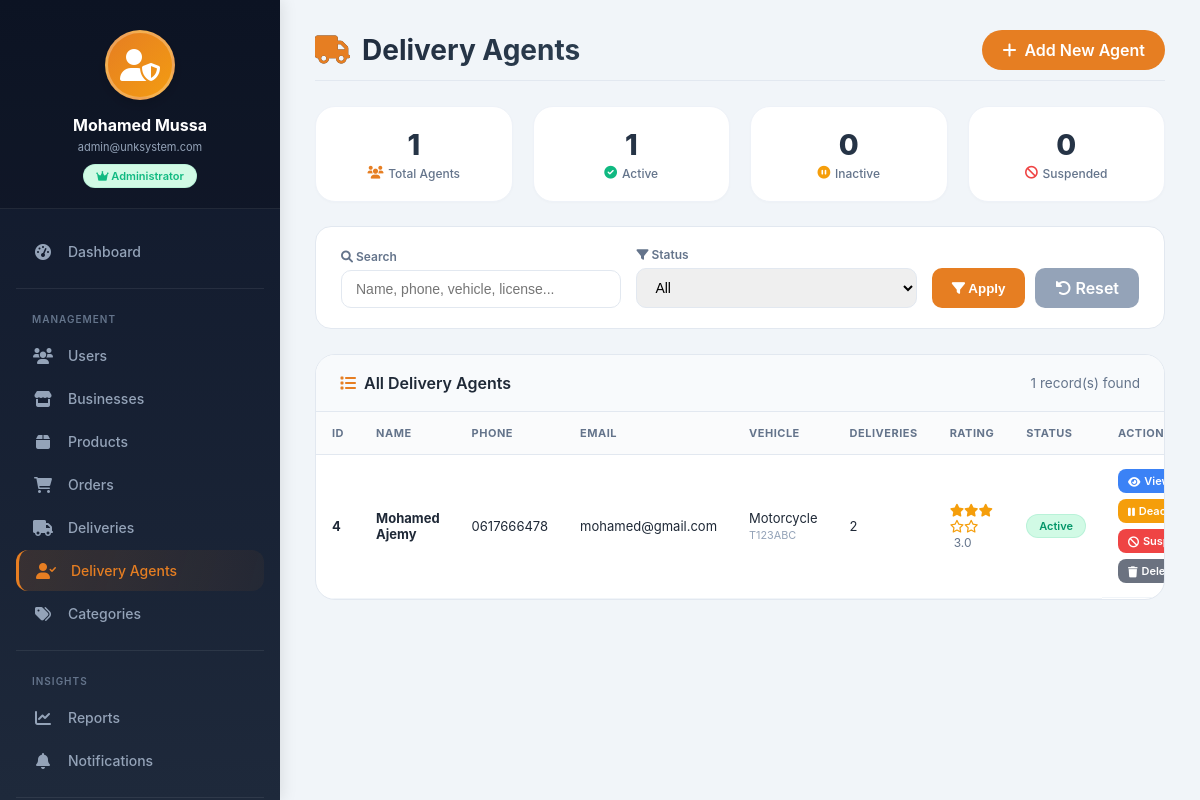
Page /admin/delivery_agent/agents.php (signed in) on the committed database.
### tables this page shows
CREATE TABLE `delivery_agents` (
  `agent_id` int(11) NOT NULL AUTO_INCREMENT,
  `user_id` int(11) NOT NULL,
  `first_name` varchar(100) DEFAULT NULL,
  `last_name` varchar(100) DEFAULT NULL,
  `vehicle_type` varchar(50) DEFAULT NULL,
  `vehicle_registration` varchar(50) DEFAULT NULL,
  `id_number` varchar(50) DEFAULT NULL,
  `license_number` varchar(50) DEFAULT NULL,
  `is_available` tinyint(1) DEFAULT 1,
  `current_latitude` decimal(10,8) DEFAULT NULL,
  `current_longitude` decimal(11,8) DEFAULT NULL,
  `created_at` timestamp NOT NULL DEFAULT current_timestamp(),
  `phone` varchar(20) DEFAULT NULL,
  `location` varchar(255) DEFAULT NULL,
  `status` enum('active','inactive','suspended') DEFAULT 'active',
  `vehicle_model` varchar(100) DEFAULT NULL,
  `vehicle_color` varchar(50) DEFAULT NULL,
  `insurance_expiry` date DEFAULT NULL,
  `profile_image` varchar(255) DEFAULT NULL,
  `avg_rating` decimal(3,2) DEFAULT 0.00,
  `total_ratings` int(11) DEFAULT 0,
  PRIMARY KEY (`agent_id`),
  UNIQUE KEY `uk_agents_user` (`user_id`),
  KEY `idx_agents_available` (`is_available`),
  KEY `idx_agents_status` (`status`),
  CONSTRAINT `fk_agents_user` FOREIGN KEY (`user_id`) REFERENCES `users` (`user_id`) ON DELETE CASCADE ON UPDATE CASCADE
);

CREATE TABLE `users` (
  `user_id` int(11) NOT NULL AUTO_INCREMENT,
  `full_name` varchar(100) NOT NULL,
  `email` varchar(100) NOT NULL,
  `password_hash` varchar(255) NOT NULL,
  `phone` varchar(20) NOT NULL,
  `role` enum('admin','business','customer','delivery') NOT NULL,
  `status` enum('active','inactive','suspended') DEFAULT 'active',
  `last_login` datetime DEFAULT NULL,
  `created_at` timestamp NOT NULL DEFAULT current_timestamp(),
  `updated_at` timestamp NOT NULL DEFAULT current_timestamp() ON UPDATE current_timestamp(),
  PRIMARY KEY (`user_id`),
  UNIQUE KEY `uk_users_email` (`email`),
  KEY `idx_users_role` (`role`),
  KEY `idx_users_status` (`status`),
  KEY `idx_users_email` (`email`),
  KEY `idx_users_phone` (`phone`),
  KEY `idx_users_role_status` (`role`,`status`)
);

### admin/delivery_agent/agents.php (the view, shortened to what this page needs)
<?php
require_once '../../config/database.php';
$search = isset($_GET['search']) ? trim($_GET['search']) : '';
$sql = "SELECT
            a.*,
            u.email,
            (SELECT COUNT(*) FROM deliveries WHERE agent_id = a.agent_id) as total_deliveries,
            (SELECT AVG(rating) FROM delivery_ratings WHERE agent_id = a.agent_id) as avg_rating,
            (SELECT COUNT(*) FROM delivery_ratings WHERE agent_id = a.agent_id) as total_ratings
        FROM delivery_agents a
        JOIN users u ON a.user_id = u.user_id
        WHERE 1=1";
$sql .= " ORDER BY a.created_at DESC";
$stmt = mysqli_prepare($conn, $sql);
mysqli_stmt_execute($stmt);
$agents_result = mysqli_stmt_get_result($stmt);
$agents = [];
while ($row = mysqli_fetch_assoc($agents_result)) {
    $row['avg_rating'] = $row['avg_rating'] ? round($row['avg_rating'], 1) : 0;
    $agents[] = $row;
}
$total_agents = count($agents);
$active_count = 0;
$inactive_count = 0;
$suspended_count = 0;
foreach ($agents as $a) {
    if ($a['status'] === 'active') $active_count++;
    elseif ($a['status'] === 'inactive') $inactive_count++;
    elseif ($a['status'] === 'suspended') $suspended_count++;
}
include '../includes/admin_sidebar.php';
?>
<!DOCTYPE html>
<html lang="en">
<head>
    <link rel="stylesheet" href="https://cdnjs.cloudflare.com/ajax/libs/font-awesome/6.0.0/css/all.min.css">
</head>
<body>
<div class="admin-content">
    <div class="page-header">
        <h1><i class="fas fa-truck"></i> Delivery Agents</h1>
        <a href="add.php" class="btn-add"><i class="fas fa-plus"></i> Add New Agent</a>
    </div>
    <div class="stats-grid">
        <div class="stat-card">
            <h3><?= $total_agents ?></h3>
            <p><i class="fas fa-users"></i> Total Agents</p>
        </div>
        <div class="stat-card">
            <h3><?= $active_count ?></h3>
            <p><i class="fas fa-check-circle" style="color: #10b981;"></i> Active</p>
        </div>
        <div class="stat-card">
            <h3><?= $inactive_count ?></h3>
            <p><i class="fas fa-pause-circle" style="color: #f59e0b;"></i> Inactive</p>
        </div>
        <div class="stat-card">
            <h3><?= $suspended_count ?></h3>
            <p><i class="fas fa-ban" style="color: #ef4444;"></i> Suspended</p>
        </div>
    </div>
    <div class="filters-bar">
        <form method="GET" style="display: flex; gap: 15px; flex-wrap: wrap; width: 100%; align-items: flex-end;">
            <div class="filter-group">
                <label><i class="fas fa-search"></i> Search</label>
                <input type="text" name="search" class="filter-input" placeholder="Name, phone, vehicle, license..." value="<?= htmlspecialchars($search) ?>">
            </div>
            <div class="filter-group">
                <label><i class="fas fa-filter"></i> Status</label>
                <select name="status" class="filter-input">
                    <option value="">All</option>
                </select>
            </div>
            <div class="filter-buttons" style="display: flex; gap: 10px;">
                <button type="submit" class="btn-filter"><i class="fas fa-filter"></i> Apply</button>
                <a href="agents.php" class="btn-reset"><i class="fas fa-undo-alt"></i> Reset</a>
            </div>
        </form>
    </div>
    <div class="table-card">
        <div class="table-header">
            <h3><i class="fas fa-list"></i> All Delivery Agents</h3>
            <span style="font-size: 0.85rem; color: #64748b;"><?= count($agents) ?> record(s) found</span>
        </div>
        <div class="table-container">
            <table class="data-table">
                <thead>
                    <tr>
                        <th>ID</th>
                        <th>Name</th>
                        <th>Phone</th>
                        <th>Email</th>
                        <th>Vehicle</th>
                        <th>Deliveries</th>
                        <th>Rating</th>
                        <th>Status</th>
                        <th>Actions</th>
                    </tr>
                </thead>
                <tbody>
                    <?php if (empty($agents)): ?>
                        <tr class="empty-row">
                            <td colspan="9">
                                <i class="fas fa-truck"></i>
                                No delivery agents found<br>
                                <span style="font-size: 0.8rem; color: #94a3b8;">Click "Add New Agent" to get started</span>
                            </td>
                        </tr>
                    <?php else: ?>
                        <?php foreach ($agents as $agent): ?>
                            <tr onclick="location.href='details.php?id=<?= $agent['agent_id'] ?>'">
                                <td><strong><?= $agent['agent_id'] ?></strong></td>
                                <td><strong><?= htmlspecialchars($agent['first_name'] . ' ' . $agent['last_name']) ?></strong></td>
                                <td><?= htmlspecialchars($agent['phone']) ?></td>
                                <td><?= htmlspecialchars($agent['email']) ?></td>
                                <td><?= htmlspecialchars($agent['vehicle_type']) ?><br><small style="color:#94a3b8;"><?= htmlspecialchars($agent['vehicle_registration']) ?></small></td>
                                <td><?= $agent['total_deliveries'] ?? 0 ?></td>
                                <td>
                                    <?php if ($agent['avg_rating'] > 0): ?>
                                        <span class="rating-stars">
                                            <?php
                                            $stars = round($agent['avg_rating']);
                                            for ($i=1; $i<=5; $i++):
                                                if ($i <= $stars):
                                                    echo '<i class="fas fa-star"></i>';
                                                else:
                                                    echo '<i class="far fa-star"></i>';
                                                endif;
                                            endfor;
                                            ?>
                                        </span>
                                        <span style="font-size:0.75rem; color:#64748b; margin-left:4px;"><?= number_format($agent['avg_rating'], 1) ?></span>
                                    <?php else: ?>
                                        <span style="color:#94a3b8; font-size:0.75rem;">—</span>
                                    <?php endif; ?>
                                </td>
                                <td><span class="status-badge status-<?= $agent['status'] ?>"><?= ucfirst($agent['status']) ?></span></td>
                                <td class="action-btns" onclick="event.stopPropagation();">
                                    <a href="details.php?id=<?= $agent['agent_id'] ?>" class="btn-sm btn-view"><i class="fas fa-eye"></i> View</a>
                                    <?php if ($agent['status'] !== 'inactive' && $agent['status'] !== 'suspended'): ?>
                                        <a href="?toggle=deactivate&id=<?= $agent['agent_id'] ?>" class="btn-sm btn-deactivate" onclick="return confirm('Deactivate this agent? They will not receive new deliveries.')"><i class="fas fa-pause"></i> Deactivate</a>
                                    <?php endif; ?>
                                    <?php if ($agent['status'] !== 'suspended'): ?>
                                        <a href="?toggle=suspend&id=<?= $agent['agent_id'] ?>" class="btn-sm btn-suspend" onclick="return confirm('⚠️ Suspend this agent? They will be blocked from the system until reactivated.')"><i class="fas fa-ban"></i> Suspend</a>
                                    <?php endif; ?>
                                    <a href="?delete=<?= $agent['agent_id'] ?>" class="btn-sm btn-delete" onclick="return confirm('⚠️ Permanently delete this agent? This action cannot be undone.')"><i class="fas fa-trash"></i> Delete</a>
                                </td>
                            </tr>
                        <?php endforeach; ?>
                    <?php endif; ?>
                </tbody>
            </table>
        </div>
    </div>
</div>
</body>
</html>

### admin/delivery_agent/agents.php (style rules this page uses)
* { margin: 0; padding: 0; box-sizing: border-box; }
body { font-family: 'Inter', sans-serif; background: #f1f5f9; color: #1f2937; }
.admin-content { margin-left: 280px; padding: 30px 35px; min-height: 100vh; transition: all 0.3s; }
.page-header { display: flex; justify-content: space-between; align-items: center; flex-wrap: wrap; gap: 15px; margin-bottom: 25px; border-bottom: 1px solid #e2e8f0; padding-bottom: 10px; }
.page-header h1 { font-size: 28px; font-weight: 700; background: linear-gradient(135deg, #1e293b, #2c3e50); -webkit-background-clip: text; background-clip: text; color: transparent; display: flex; align-items: center; gap: 12px; }
.page-header h1 i { color: #e67e22; }
.btn-add { background: #e67e22; color: white; padding: 10px 20px; border-radius: 40px; text-decoration: none; font-weight: 600; transition: 0.2s; display: inline-flex; align-items: center; gap: 8px; }
.stats-grid { display: grid; grid-template-columns: repeat(4, 1fr); gap: 1.25rem; margin-bottom: 1.5rem; }
.stat-card { background: white; border-radius: 1.25rem; padding: 1.25rem 1rem; text-align: center; border: 1px solid #eef2f8; transition: all 0.25s ease; box-shadow: 0 1px 3px rgba(0,0,0,0.02); position: relative; overflow: hidden; }
.stat-card::before { content: ''; position: absolute; top: 0; left: 0; right: 0; height: 3px; background: linear-gradient(90deg, #e67e22, #f39c12); transform: scaleX(0); transition: transform 0.3s; }
.stat-card h3 { font-size: 1.8rem; font-weight: 800; margin-bottom: 0.25rem; background: linear-gradient(135deg, #1e293b, #2d3e50); -webkit-background-clip: text; background-clip: text; color: transparent; }
.stat-card p { color: #64748b; font-size: 0.75rem; font-weight: 500; display: flex; align-items: center; justify-content: center; gap: 0.3rem; }
.stat-card p i { font-size: 0.8rem; color: #e67e22; }
.filters-bar { background: white; border-radius: 16px; padding: 20px 25px; margin-bottom: 25px; display: flex; gap: 15px; flex-wrap: wrap; align-items: flex-end; border: 1px solid #e2e8f0; }
.filter-group { flex: 1; min-width: 150px; }
.filter-group label { display: block; font-size: 12px; font-weight: 600; color: #64748b; margin-bottom: 6px; }
.filter-input { width: 100%; padding: 10px 14px; border: 1px solid #e2e8f0; border-radius: 10px; font-size: 14px; transition: 0.2s; }
.btn-filter { background: #e67e22; color: white; padding: 10px 20px; border-radius: 10px; border: none; cursor: pointer; font-weight: 600; transition: 0.2s; }
.btn-reset { background: #94a3b8; color: white; padding: 10px 20px; border-radius: 10px; text-decoration: none; font-weight: 600; transition: 0.2s; }
.table-card { background: white; border-radius: 20px; border: 1px solid #e2e8f0; overflow: hidden; }
.table-header { padding: 18px 24px; background: #f8fafc; border-bottom: 1px solid #e2e8f0; display: flex; justify-content: space-between; align-items: center; flex-wrap: wrap; gap: 10px; }
.table-header h3 { font-size: 16px; font-weight: 600; display: flex; align-items: center; gap: 8px; }
.table-header h3 i { color: #e67e22; }
.table-container { overflow-x: auto; }
.data-table { width: 100%; border-collapse: collapse; }
.data-table th { padding: 14px 16px; text-align: left; font-size: 11px; font-weight: 700; color: #64748b; background: #fafbfc; border-bottom: 1px solid #e2e8f0; text-transform: uppercase; letter-spacing: 0.5px; }
.data-table td { padding: 14px 16px; border-bottom: 1px solid #f1f5f9; font-size: 13px; vertical-align: middle; }
.status-badge { display: inline-block; padding: 4px 12px; border-radius: 30px; font-size: 11px; font-weight: 600; }
.status-active { background: #d1fae5; color: #059669; }
.action-btns { display: flex; gap: 6px; flex-wrap: wrap; }
.btn-sm { padding: 5px 10px; border-radius: 8px; text-decoration: none; font-size: 11px; display: inline-flex; align-items: center; gap: 4px; font-weight: 600; transition: 0.2s; border: none; cursor: pointer; }
.btn-view { background: #3b82f6; color: white; }
.btn-deactivate { background: #f59e0b; color: white; }
.btn-suspend { background: #ef4444; color: white; }
.btn-delete { background: #6b7280; color: white; }
.rating-stars { color: #f59e0b; font-size: 0.8rem; }

### rows in the picture
delivery_agents: agent_id "4", first_name+last_name "Mohamed Ajemy", phone "0617666478", user.email "mohamed@gmail.com", vehicle_type "Motorcycle", vehicle_registration "T123ABC", total_deliveries "2", avg_rating "3.0", status "Active"

### other values in the picture
substr($admin_name, 0, 22) "Mohamed Mussa"
substr($admin_email, 0, 22) "admin@unksystem.com"
$status_text "Administrator"
count($agents) "1"
